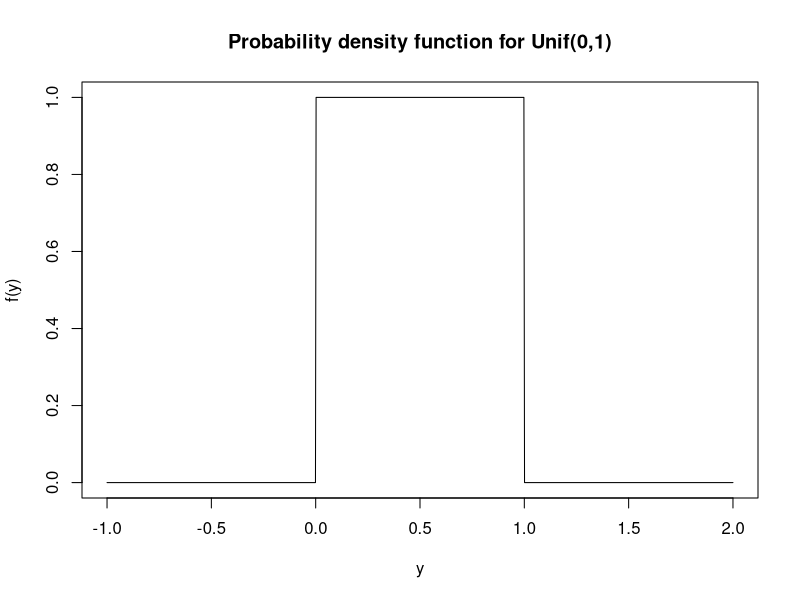
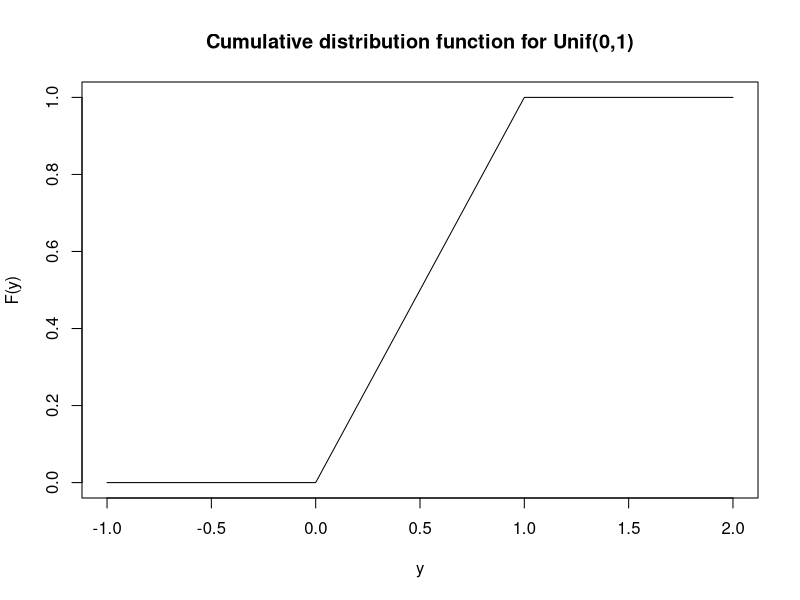
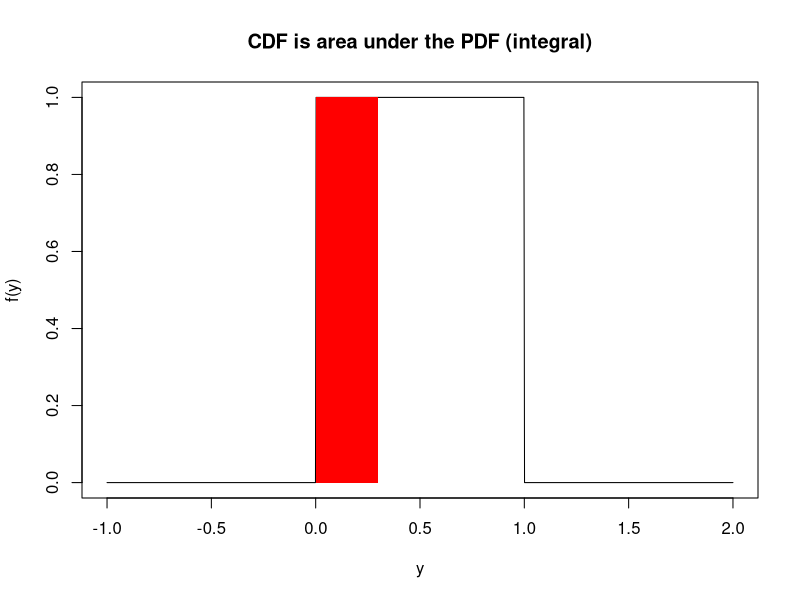
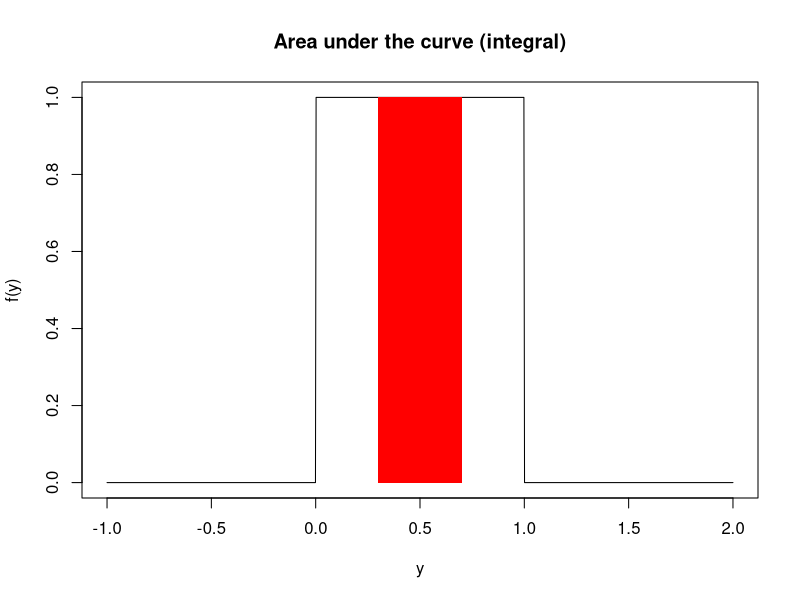
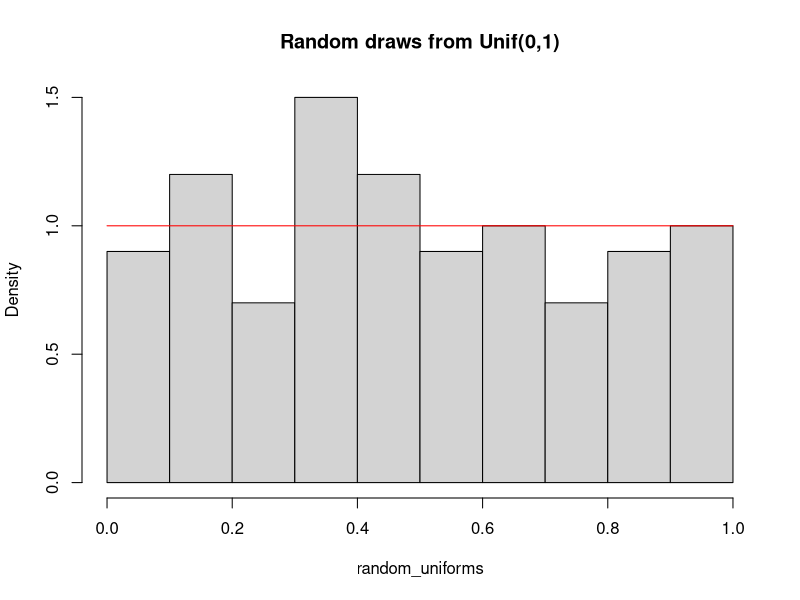
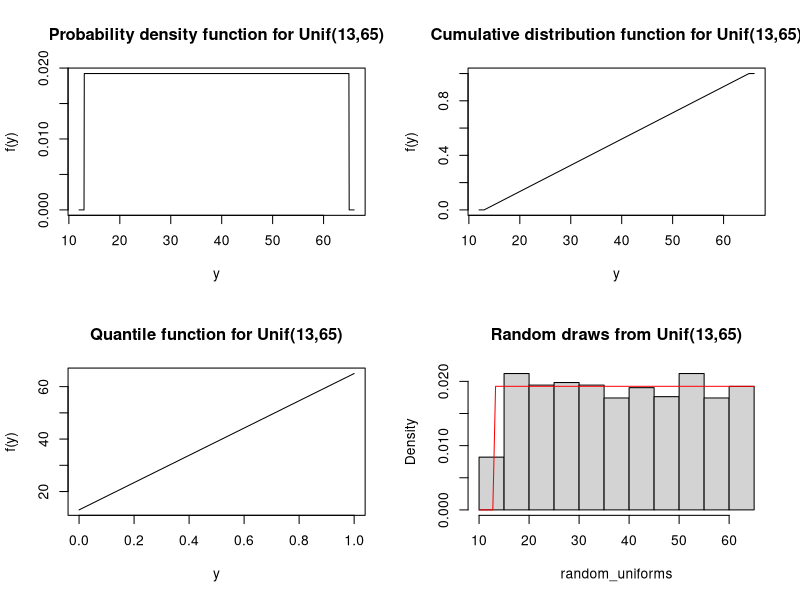
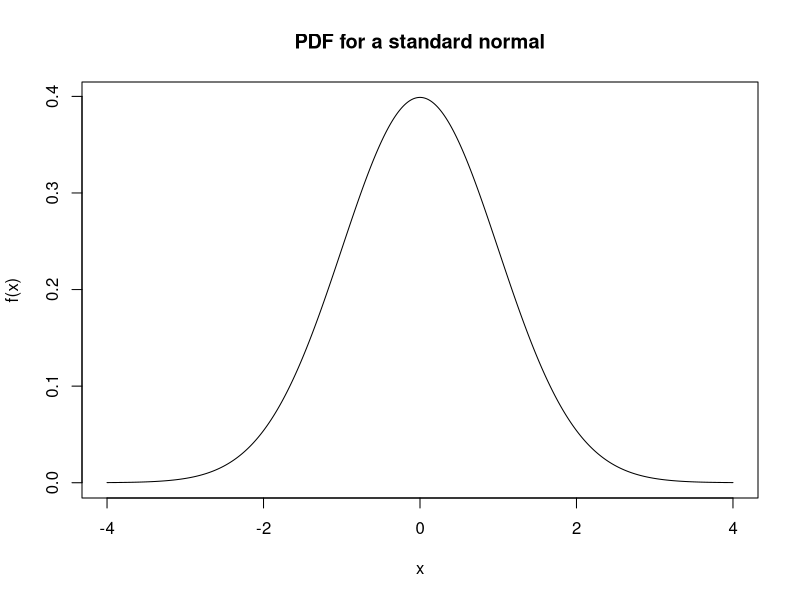
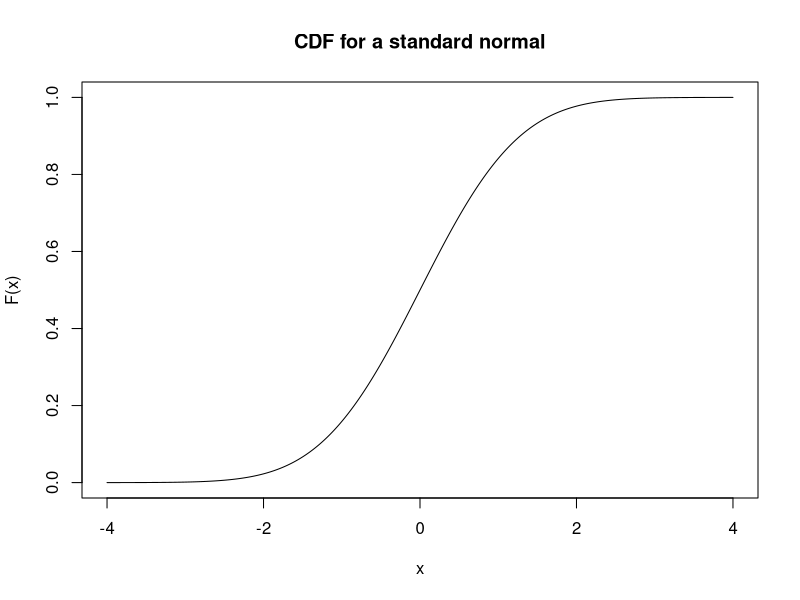

The R source for these figures, in order:
## ---- chunk 1
a <- 0
b <- 1

# The curve function expects you to give a function of `x` and then it 
# (internally) creates a sequence of values from `from` and to `to` and creates
# plots similar to what we had before, but using a line rather than points.
curve(dunif(x, min = a, max = b), 
      from = -1, to = 2, n = 1001, 
      xlab='y', ylab='f(y)', 
      main='Probability density function for Unif(0,1)')
## ---- chunk 2
curve(punif(x, min = a, max = b), 
      from = -1, to = 2, n = 1001,
      xlab='y', ylab='F(y)', 
      main='Cumulative distribution function for Unif(0,1)')
## ---- chunk 3
# Visualize the CDF
curve(dunif(x, min = a, max = b), 
      from = -1, to = 2, n = 1001,
      xlab='y', ylab='f(y)', 
      main='CDF is area under the PDF (integral)')

U <- 0.3
x <- seq(-1, U, length = 1001)
polygon(c(x, rev(x)), 
          c(rep(0, length(x)), dunif(rev(x), min = a, max = b)),
          col = 'red', lty = 0)

punif(U, min = a, max = b)
## ---- chunk 4
# Visualize area under the curve
curve(dunif(x, min = a, max = b), 
      from = -1, to = 2, n = 1001,
      xlab='y', ylab='f(y)', 
      main='Area under the curve (integral)')

L <- 0.3; U <- 0.7
x <- seq(L, U, length = 1001)
polygon(c(x, rev(x)), 
          c(rep(0, length(x)), dunif(rev(x), min = a, max = b)),
          col = 'red', lty = 0)

punif(U, min = a, max = b) - punif(L, min = a, max = b)
## ---- chunk 5
random_uniforms <- runif(100, min = a, max = b)

hist(random_uniforms, 
     probability = TRUE, 
     main = 'Random draws from Unif(0,1)')

curve(dunif(x, min = a, max = b), 
      add = TRUE, col='red')
## ---- chunk 6
a <- 13
b <- 65

opar = par(mfrow=c(2,2)) # Create a 2x2 grid of figures
curve(dunif(x, min = a, max = b), 
      from = a - 1, to = b + 1, n = 1001,
      xlab='y', ylab='f(y)', 
      main='Probability density function for Unif(13,65)')

curve(punif(x, min = a, max = b), 
      from = a - 1, to = b + 1, n = 1001,
      xlab='y', ylab='f(y)', 
      main='Cumulative distribution function for Unif(13,65)')

curve(qunif(x, min = a, max = b), 
      from = 0, to = 1,
      xlab='y', ylab='f(y)', 
      main='Quantile function for Unif(13,65)')

random_uniforms <- runif(999, min = a, max = b)

hist(random_uniforms, probability = TRUE, 
     main = 'Random draws from Unif(13,65)')

curve(dunif(x, min = a, max = b), 
      add=TRUE, col='red')

par(opar) # Revert back to 1x1 grid
## ---- chunk 7
mu    <- 0
sigma <- 1 # standard deviation

curve(dnorm(x, mean = mu, sd = sigma), # notice the 3rd argument is the sd
      from = mu - 4*sigma, to = mu + 4*sigma, n = 1001,
      ylab = 'f(x)', xlab = 'x',
      main = 'PDF for a standard normal')
## ---- chunk 8
curve(pnorm(x, mean = mu, sd = sigma), 
      from = mu - 4*sigma, to = mu + 4*sigma, n = 1001,
      main = 'CDF for a standard normal',
      ylab = 'F(x)')
## ---- chunk 9
# Visualize the CDF
curve(dnorm(x, mean = mu, sd = sigma), 
      from = mu - 4*sigma, to = mu + 4*sigma, n = 1001,
      xlab='y', ylab='f(y)', 
      main='CDF is area under the PDF (integral)')

U <- 0.3
x <- seq(mu - 4*sigma, U, length = 1001)
polygon(c(x, rev(x)), 
          c(rep(0, length(x)), dnorm(rev(x), mean = mu, sd = sigma)),
          col = 'red', lty = 0)

pnorm(U, mean = mu, sd = sigma)
## ---- chunk 10
# Visualize area under the curve
curve(dnorm(x, mean = mu, sd = sigma), 
      from = mu - 4*sigma, to = mu + 4*sigma, n = 1001,
      xlab='y', ylab='f(y)', 
      main='Area under the curve (integral)')

L <- -0.2; U <- 0.3
x <- seq(L, U, length = 1001)
polygon(c(x, rev(x)), 
          c(rep(0, length(x)), dnorm(rev(x), mean = mu, sd = sigma)),
          col = 'red', lty = 0)

pnorm(U, mean = mu, sd = sigma) - pnorm(L, mean = mu, sd = sigma)
## ---- chunk 11
curve(qnorm(x, mean = mu, sd = sigma),
      from = 0, to = 1, n = 1001, 
      main = 'Quantile function for a standard normal')
## ---- chunk 12
draws <- rnorm(100, mean = mu, sd = sigma)
hist(draws, 20, probability = TRUE)
curve(dnorm(x, mean = mu, sd = sigma), n = 1001, 
      add = TRUE, col = 'red')
## ---- chunk 13
mu    <- -4
sigma <- sqrt(3) # standard deviation!!!

opar = par(mfrow=c(2,2))
curve(dnorm(x, mean = mu, sd = sigma), 
      from = mu-4*sigma, to = mu+4*sigma, n = 1001, 
      main = 'PDF for a normal')

curve(pnorm(x, mean = mu, sd = sigma), 
      from = mu-4*sigma, to = mu+4*sigma, n = 1001,
      main = 'CDF for a normal')

curve(qnorm(x, mean = mu, sd = sigma),
      from = 0, to = 1, n = 1001,
      main = 'Quantile function for a normal')

draws <- rnorm(999, mean = mu, sd = sigma)

hist(draws, probability = TRUE)
curve(dnorm(x, mean = mu, sd = sigma), n = 1001,
      add = TRUE, col = 'red')

par(opar)
## ---- chunk 14
# Try any values for mu and sigma
mu    <- 0
sigma <- 1

pnorm(mu + 1 * sigma, mean = mu, sd = sigma) - pnorm(mu - 1 * sigma, mean = mu, sd = sigma)
pnorm(mu + 2 * sigma, mean = mu, sd = sigma) - pnorm(mu - 2 * sigma, mean = mu, sd = sigma)
pnorm(mu + 3 * sigma, mean = mu, sd = sigma) - pnorm(mu - 3 * sigma, mean = mu, sd = sigma)
## ---- chunk 15
n <- 70
p <- 0.015

mn <- n*p # mean
vr <- n*p*(1-p)

dnorm(  0, mean = mn, sd = sqrt(vr)) # INCORRECT (this not even a probability)

pnorm(    0, mean = mn, sd = sqrt(vr)) # Approximate probability of 0 failures
1 - pnorm(3, mean = mn, sd = sqrt(vr)) # Approximate probability of 3 or more sensor failures
## ---- chunk 16
pnorm(    0 + 1/2, mean = mn, sd = sqrt(vr)) # Approximate probability of 0 failures
1 - pnorm(3 - 1/2, mean = mn, sd = sqrt(vr)) # Approximate probability of 3 or more sensor failures
